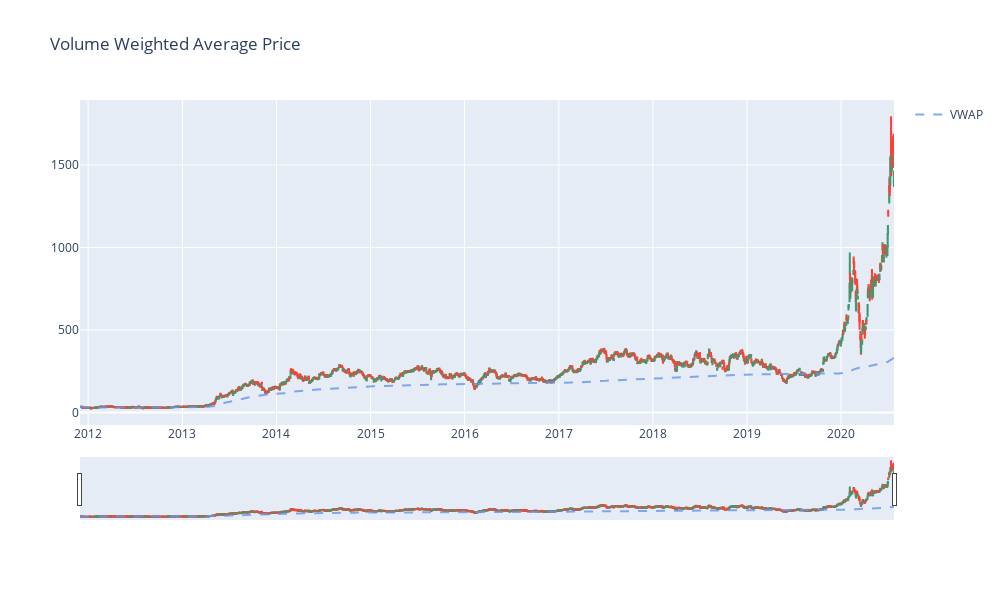

Notebook source saved alongside this figure:
### Code cell
fig = go.Figure()

fig = go.Figure(data=[go.Candlestick(x = df.index,
                                     open = df['Open'],
                                     high = df['High'],
                                     low = df['Low'],
                                     showlegend = False,
                                     close = df['Adj Close'])])

fig.add_trace(go.Scatter(x=df.index, y=df['VWAP'], name="VWAP",
                     line_color='cornflowerblue', mode='lines',
        line={'dash': 'dash'}, marker_line_width=2,
        marker_size=10,
        opacity = 0.8))

fig.update_layout(title_text= 'Volume Weighted Average Price', width=1000,
                height=600, xaxis_rangeslider_visible=True)

### Figure 1 — Plotly figure (JSON) as saved in the notebook; plotly's stock layout.template omitted (floating-point values rounded to 4 significant figures; data arrays with more than 128 entries replaced by an {"elided": "..."} marker saying what was removed)
{"data": [{"close": {"elided": "2175 float values"}, "high": {"elided": "2175 float values"}, "low": {"elided": "2175 float values"}, "open": {"elided": "2175 float values"}, "showlegend": false, "type": "candlestick", "x": {"elided": "2175 str values"}}, {"line": {"color": "cornflowerblue", "dash": "dash"}, "marker": {"line": {"width": 2}, "size": 10}, "mode": "lines", "name": "VWAP", "opacity": 0.8, "type": "scatter", "x": {"elided": "2175 str values"}, "y": {"elided": "2175 float values"}}], "layout": {"height": 600, "title": {"text": "Volume Weighted Average Price"}, "width": 1000, "xaxis": {"rangeslider": {"visible": true}}}}
